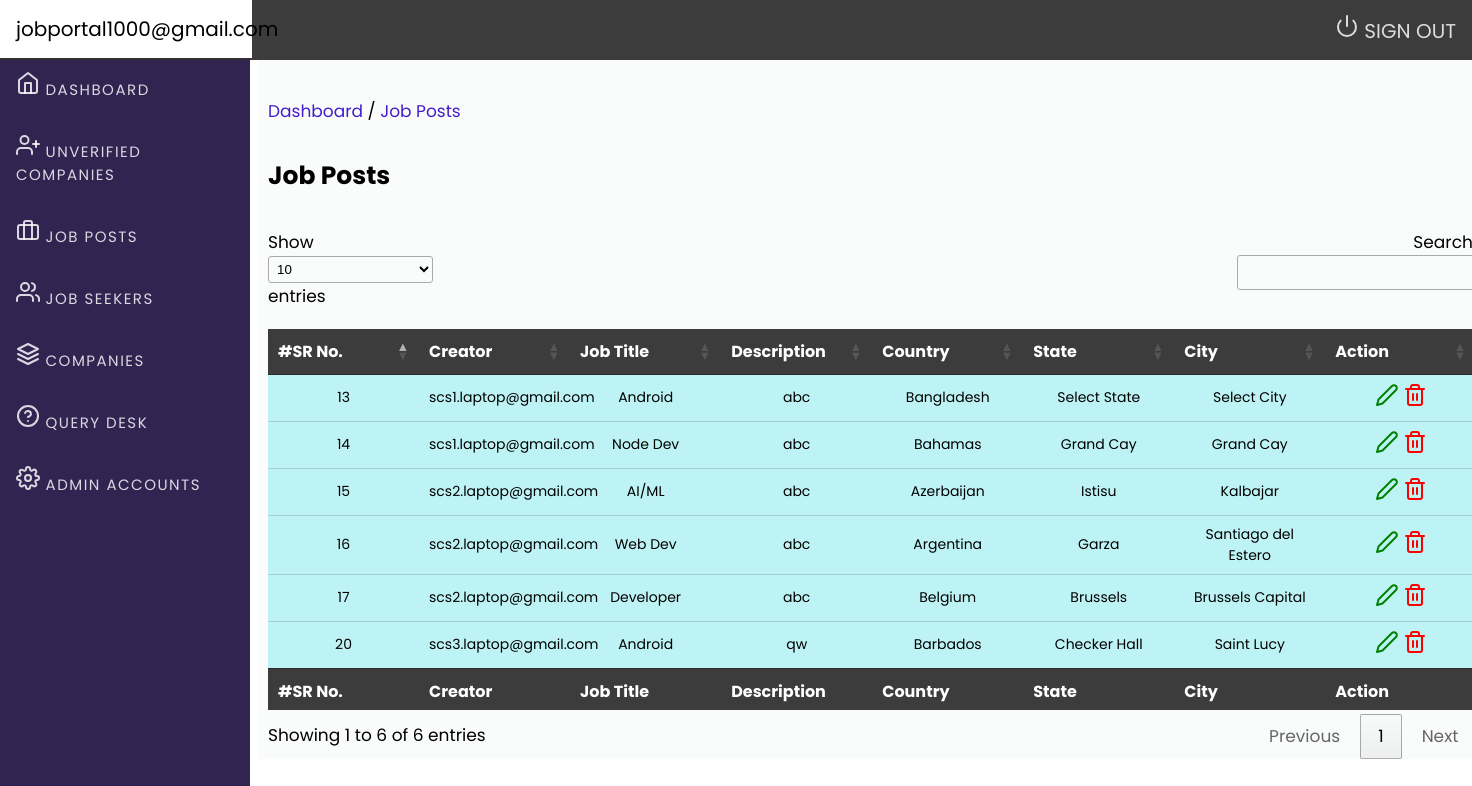
The page /admin/job.php (signed in) on the database its author committed.
### tables this page shows
CREATE TABLE `jobs` (
  `job_id` int(11) NOT NULL,
  `creator_email` varchar(100) NOT NULL,
  `job_title` varchar(100) NOT NULL,
  `description` varchar(200) NOT NULL,
  `country` varchar(50) NOT NULL,
  `state` varchar(50) NOT NULL,
  `city` varchar(50) NOT NULL,
  `openings` int(11) NOT NULL,
  `salary` bigint(20) NOT NULL
);

### admin/job.php (the view, shortened to what this page needs)
<?php
include('include/header.php');
include('include/sidebar.php');
$query = mysqli_query($conn, "select * from admin_login where
admin_email='{$_SESSION['email']}'");
if (mysqli_num_rows($query) > 0) {
?>
    <p><a href="dashboard.php">Dashboard</a>&nbsp;/&nbsp;<a href="job.php">Job Posts</a></p>
    <div class="row">
        <div class="col">
            <h1 class="page-header" style="font-size: 25px;">
                Job Posts
            </h1>
        </div>
    </div>
    <div class="table-div">
        <table id="example" class="row-border hover">
            <thead>
                <tr>
                    <th>#SR No.</th>
                    <th>Creator</th>
                    <th>Job Title</th>
                    <th>Description</th>
                    <th>Country</th>
                    <th>State</th>
                    <th>City</th>
                    <th>Action</th>
                </tr>
            </thead>
            <tbody>
                <?php
                include('connection/db.php');
                $query = mysqli_query($conn, "select * from jobs");
                while ($row = mysqli_fetch_array($query)) {
                ?>
                    <tr>
                        <td><?php echo $row['job_id'] ?></td>
                        <td><?php echo $row['creator_email'] ?></td>
                        <td><?php echo $row['job_title'] ?></td>
                        <td><?php echo $row['description'] ?></td>
                        <td><?php echo $row['country'] ?></td>
                        <td><?php echo $row['state'] ?></td>
                        <td><?php echo $row['city'] ?></td>
                        <td>
                            <div class="row">
                                <div class="btn-group">
                                    <a href="job_edit.php?id=<?php echo $row['job_id'] ?>"><span class="success" data-feather="edit-2"></span></a>
                                    <a href="job_delete.php?del=<?php echo $row['job_id'] ?>"><span class="danger" data-feather="trash-2"></span></a>
                                </div>
                            </div>
                        </td>
                    </tr>
                <?php } ?>
            </tbody>
            <tfoot>
                <tr>
                    <th>#SR No.</th>
                    <th>Creator</th>
                    <th>Job Title</th>
                    <th>Description</th>
                    <th>Country</th>
                    <th>State</th>
                    <th>City</th>
                    <th>Action</th>
                </tr>
            </tfoot>
        </table>
    </div>
    </div>
    </div>
    </div>
<?php
}
?>
<link rel="stylesheet" type="text/css" href="https://cdn.datatables.net/v/dt/dt-1.10.22/r-2.2.6/datatables.min.css" />
</body>
</html>

### admin/css/admin_dashboard.css (style rules this page uses)
#example { table-layout: fixed; width: 100%; padding-top: 20px; border: none; }
.table-div { width: 83%; }
body { background-color: #ffffff; ; font-size: 17px; font-family: 'Poppins'; overflow-x: hidden; }
table { border-collapse: collapse; border-spacing: 0; width: 100%; border: 1px solid #ddd; }
td { font-size: 14px; text-align: center; padding: 16px; background-color: rgba(165, 240, 243, 0.705);; }
th { font-size: 16px; text-align: center; padding: 16px; background-color: rgba(49, 47, 47, 0.938); color: white; }
.success { color: green; }
.danger { color: red; }
a { text-decoration: none; color: rgb(69, 29, 202); }

### rows shown on the page
jobs: job_id "13", creator_email "scs1.laptop@gmail.com", job_title "Android", description "abc", country "Bangladesh", state "Select State", city "Select City"
jobs: job_id "14", creator_email "scs1.laptop@gmail.com", job_title "Node Dev", description "abc", country "Bahamas", state "Grand Cay", city "Grand Cay"
jobs: job_id "15", creator_email "scs2.laptop@gmail.com", job_title "AI/ML", description "abc", country "Azerbaijan", state "Istisu", city "Kalbajar"
jobs: job_id "16", creator_email "scs2.laptop@gmail.com", job_title "Web Dev", description "abc", country "Argentina", state "Garza", city "Santiago del Estero"
jobs: job_id "17", creator_email "scs2.laptop@gmail.com", job_title "Developer", description "abc", country "Belgium", state "Brussels", city "Brussels Capital"
jobs: job_id "20", creator_email "scs3.laptop@gmail.com", job_title "Android", description "qw", country "Barbados", state "Checker Hall", city "Saint Lucy"

### other values the page prints
$_SESSION['email'] "jobportal1000@gmail.com"
